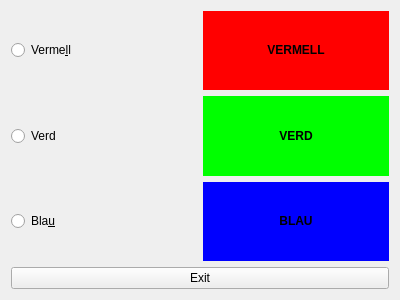
<?xml version="1.0" encoding="UTF-8"?>
<ui version="4.0">
 <class>ex2</class>
 <widget class="QWidget" name="ex2">
  <property name="geometry">
   <rect>
    <x>0</x>
    <y>0</y>
    <width>400</width>
    <height>300</height>
   </rect>
  </property>
  <property name="windowTitle">
   <string>Form</string>
  </property>
  <layout class="QGridLayout" name="gridLayout">
   <item row="0" column="0">
    <layout class="QHBoxLayout" name="horizontalLayout">
     <item>
      <widget class="QRadioButton" name="radioButton">
       <property name="text">
        <string>Verme&amp;ll</string>
       </property>
      </widget>
     </item>
     <item>
      <widget class="QLabel" name="label">
       <property name="styleSheet">
        <string notr="true">background-color: rgb(255, 0, 0);</string>
       </property>
       <property name="text">
        <string>&lt;html&gt;&lt;head/&gt;&lt;body&gt;&lt;p align=&quot;center&quot;&gt;&lt;span style=&quot; font-weight:600;&quot;&gt;VERMELL&lt;/span&gt;&lt;/p&gt;&lt;/body&gt;&lt;/html&gt;</string>
       </property>
      </widget>
     </item>
    </layout>
   </item>
   <item row="1" column="0">
    <layout class="QHBoxLayout" name="horizontalLayout_2">
     <item>
      <widget class="QRadioButton" name="radioButton_2">
       <property name="text">
        <string>Verd</string>
       </property>
      </widget>
     </item>
     <item>
      <widget class="QLabel" name="label_2">
       <property name="styleSheet">
        <string notr="true">background-color: rgb(0, 255, 0);</string>
       </property>
       <property name="text">
        <string>&lt;html&gt;&lt;head/&gt;&lt;body&gt;&lt;p align=&quot;center&quot;&gt;&lt;span style=&quot; font-weight:600;&quot;&gt;VERD&lt;/span&gt;&lt;/p&gt;&lt;/body&gt;&lt;/html&gt;</string>
       </property>
      </widget>
     </item>
    </layout>
   </item>
   <item row="2" column="0">
    <layout class="QHBoxLayout" name="horizontalLayout_3">
     <item>
      <widget class="QRadioButton" name="radioButton_3">
       <property name="text">
        <string>Bla&amp;u</string>
       </property>
      </widget>
     </item>
     <item>
      <widget class="QLabel" name="label_3">
       <property name="styleSheet">
        <string notr="true">background-color: rgb(0, 0, 255);</string>
       </property>
       <property name="text">
        <string>&lt;html&gt;&lt;head/&gt;&lt;body&gt;&lt;p align=&quot;center&quot;&gt;&lt;span style=&quot; font-weight:600;&quot;&gt;BLAU&lt;/span&gt;&lt;/p&gt;&lt;/body&gt;&lt;/html&gt;</string>
       </property>
      </widget>
     </item>
    </layout>
   </item>
   <item row="3" column="0">
    <widget class="QPushButton" name="pushButton">
     <property name="text">
      <string>Exit</string>
     </property>
    </widget>
   </item>
  </layout>
 </widget>
 <resources/>
 <connections>
  <connection>
   <sender>radioButton</sender>
   <signal>toggled(bool)</signal>
   <receiver>label</receiver>
   <slot>setEnabled(bool)</slot>
   <hints>
    <hint type="sourcelabel">
     <x>113</x>
     <y>64</y>
    </hint>
    <hint type="destinationlabel">
     <x>352</x>
     <y>70</y>
    </hint>
   </hints>
  </connection>
  <connection>
   <sender>radioButton_2</sender>
   <signal>toggled(bool)</signal>
   <receiver>label_2</receiver>
   <slot>setEnabled(bool)</slot>
   <hints>
    <hint type="sourcelabel">
     <x>107</x>
     <y>129</y>
    </hint>
    <hint type="destinationlabel">
     <x>352</x>
     <y>130</y>
    </hint>
   </hints>
  </connection>
  <connection>
   <sender>radioButton_3</sender>
   <signal>toggled(bool)</signal>
   <receiver>label_3</receiver>
   <slot>setEnabled(bool)</slot>
   <hints>
    <hint type="sourcelabel">
     <x>122</x>
     <y>190</y>
    </hint>
    <hint type="destinationlabel">
     <x>350</x>
     <y>191</y>
    </hint>
   </hints>
  </connection>
  <connection>
   <sender>pushButton</sender>
   <signal>clicked()</signal>
   <receiver>ex2</receiver>
   <slot>close()</slot>
   <hints>
    <hint type="sourcelabel">
     <x>329</x>
     <y>262</y>
    </hint>
    <hint type="destinationlabel">
     <x>339</x>
     <y>414</y>
    </hint>
   </hints>
  </connection>
 </connections>
</ui>
